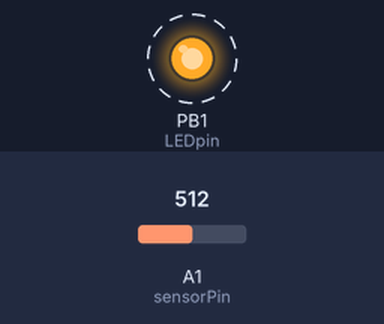
Simulated run of this sketch. Board: ATtiny85, built with avr-gcc and run on an emulated ATtiny85. Parts: output pins drawn as LEDs (lit = HIGH). Dashed ring = blinking. The inputs (shaded band) are chosen by the test bench; at power-on: A1 (sensorPin) = 512.

Above: at 1.08 s.
1.3 s: A1 (sensorPin) set to 0
3.0 s: A1 (sensorPin) set to 3
4.5 s: A1 (sensorPin) set to 6
At 5.0 s:
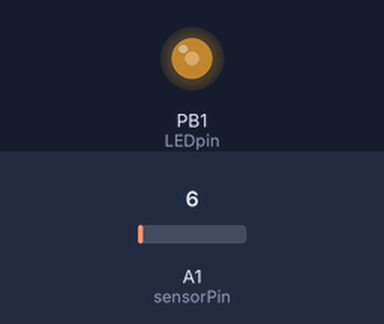
6.0 s: A1 (sensorPin) set to 122
At 7.14 s:
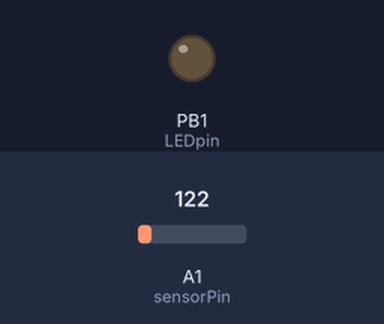
At 8.14 s:
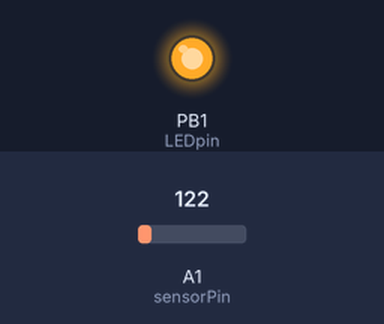
Timing chart, 0 to 10.0 s (numbered marks = the images above; inputs shaded):
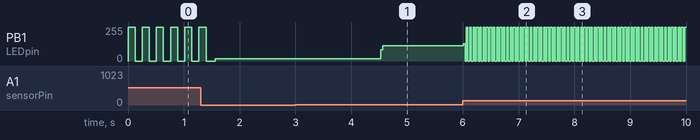

The sketch:

SENSOR_BLINK.ino
```cpp
/*
* Sensor_Blink for e-luminated books workshop by Becca Rose 2015
* http://www.beccarose.co.uk
*
* This sketch will change the blink rate according to the resistance of the sensor. It is originally desgigned
* to be used with the for the arduino and Attiny85
*/

//first define variables you are using (ingredients)

//Pin connections
int sensorPin = A1; //sensor (i.e. photoresistor, pressure sensor, switch)
int LEDpin = 1; //dims, determined by sensor


void setup() //setup is the preperation before the main loop
{
  pinMode(sensorPin, INPUT_PULLUP); //the sensor pin is an input, and we are using an internal pullup resisitor
  pinMode(LEDpin, OUTPUT); //the LED pin is an output
}

void loop() //the main loop
{
  int sensorState = analogRead(sensorPin); //read the sensor pin, and assign that value to "sensorState"
  int fadeAmount = map(sensorState, 0, 1023, 0, 255); //change the range of the sensor pin, and assign new range to be the fade amount

  digitalWrite(LEDpin, HIGH);   // turn the LED on (HIGH is the voltage level)
  delay(fadeAmount);              // wait for duration that is defined by sensor
  digitalWrite(LEDpin, LOW);    // turn the LED off by making the voltage LOW
  delay(fadeAmount);              // wait for duration that is defined by sensor
}
```

Measured:
- after the input at 3.0 s, every drawn part: stays the same
- after the input at 4.5 s, PB1 (LEDpin): 17/255 → 115/255 at once
- after the input at 6.0 s, PB1 (LEDpin): 115/255 → 128/255 at once, then repeats every 0.05 s: 0/255 0.02 s, 255/255 0.03 s
